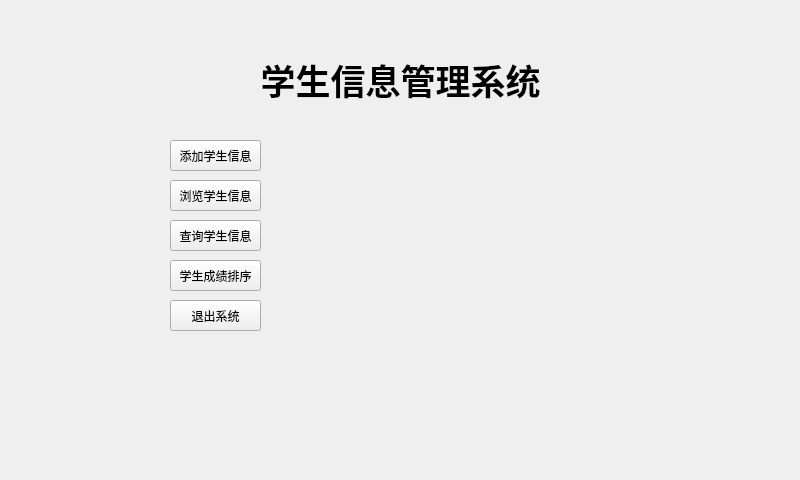
<?xml version="1.0" encoding="UTF-8"?>
<ui version="4.0">
 <class>MenuWidget</class>
 <widget class="QWidget" name="MenuWidget">
  <property name="geometry">
   <rect>
    <x>0</x>
    <y>0</y>
    <width>800</width>
    <height>480</height>
   </rect>
  </property>
  <property name="windowTitle">
   <string>Form</string>
  </property>
  <property name="styleSheet">
   <string notr="true"/>
  </property>
  <widget class="QPushButton" name="addButton">
   <property name="geometry">
    <rect>
     <x>170</x>
     <y>140</y>
     <width>91</width>
     <height>31</height>
    </rect>
   </property>
   <property name="text">
    <string>添加学生信息</string>
   </property>
  </widget>
  <widget class="QPushButton" name="displayButton">
   <property name="geometry">
    <rect>
     <x>170</x>
     <y>180</y>
     <width>91</width>
     <height>31</height>
    </rect>
   </property>
   <property name="text">
    <string>浏览学生信息</string>
   </property>
  </widget>
  <widget class="QPushButton" name="selectButton">
   <property name="geometry">
    <rect>
     <x>170</x>
     <y>220</y>
     <width>91</width>
     <height>31</height>
    </rect>
   </property>
   <property name="text">
    <string>查询学生信息</string>
   </property>
  </widget>
  <widget class="QPushButton" name="sortButton">
   <property name="geometry">
    <rect>
     <x>170</x>
     <y>260</y>
     <width>91</width>
     <height>31</height>
    </rect>
   </property>
   <property name="text">
    <string>学生成绩排序</string>
   </property>
  </widget>
  <widget class="QPushButton" name="exitButton">
   <property name="geometry">
    <rect>
     <x>170</x>
     <y>300</y>
     <width>91</width>
     <height>31</height>
    </rect>
   </property>
   <property name="text">
    <string>退出系统</string>
   </property>
  </widget>
  <widget class="QLabel" name="title">
   <property name="geometry">
    <rect>
     <x>240</x>
     <y>50</y>
     <width>321</width>
     <height>61</height>
    </rect>
   </property>
   <property name="text">
    <string>&lt;html&gt;&lt;head/&gt;&lt;body&gt;&lt;p&gt;&lt;span style=&quot; font-size:26pt; font-weight:700;&quot;&gt;学生信息管理系统&lt;/span&gt;&lt;/p&gt;&lt;/body&gt;&lt;/html&gt;</string>
   </property>
   <property name="alignment">
    <set>Qt::AlignCenter</set>
   </property>
   <property name="wordWrap">
    <bool>false</bool>
   </property>
   <property name="margin">
    <number>8</number>
   </property>
   <property name="indent">
    <number>-1</number>
   </property>
  </widget>
 </widget>
 <resources/>
 <connections/>
</ui>
